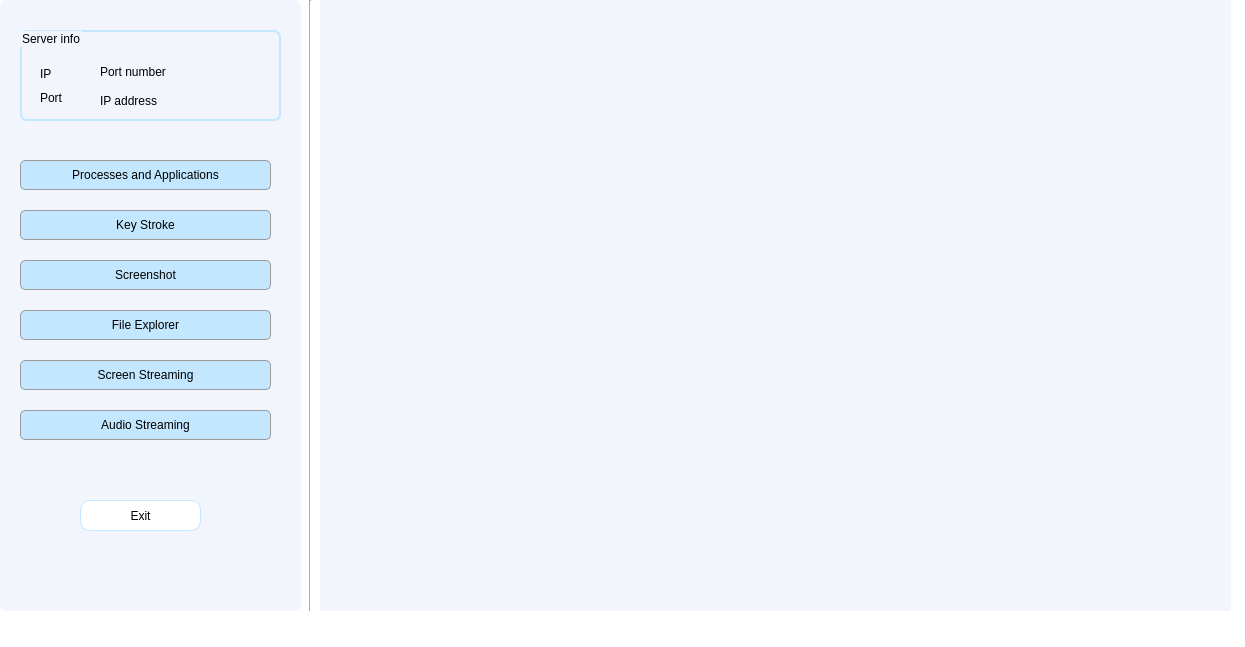
<?xml version="1.0" encoding="UTF-8"?>
<ui version="4.0">
 <class>clientWindow1</class>
 <widget class="QMainWindow" name="clientWindow1">
  <property name="geometry">
   <rect>
    <x>0</x>
    <y>0</y>
    <width>1245</width>
    <height>647</height>
   </rect>
  </property>
  <property name="windowTitle">
   <string>MainWindow</string>
  </property>
  <property name="styleSheet">
   <string notr="true">background-color: #ffffff;</string>
  </property>
  <widget class="QWidget" name="centralwidget">
   <widget class="Line" name="line">
    <property name="geometry">
     <rect>
      <x>300</x>
      <y>0</y>
      <width>20</width>
      <height>611</height>
     </rect>
    </property>
    <property name="orientation">
     <enum>Qt::Vertical</enum>
    </property>
   </widget>
   <widget class="QWidget" name="widget" native="true">
    <property name="geometry">
     <rect>
      <x>0</x>
      <y>0</y>
      <width>301</width>
      <height>611</height>
     </rect>
    </property>
    <property name="styleSheet">
     <string notr="true">background-color: #F2F6FC;
border-radius: 7px;</string>
    </property>
    <widget class="QGroupBox" name="groupBox">
     <property name="geometry">
      <rect>
       <x>20</x>
       <y>30</y>
       <width>261</width>
       <height>91</height>
      </rect>
     </property>
     <property name="styleSheet">
      <string notr="true">font: 600 12pt &quot;UTM Avo&quot;;
border: 2px solid rgb(194, 231, 255);
color: #fffff;</string>
     </property>
     <property name="title">
      <string>Server info</string>
     </property>
     <widget class="QLabel" name="ipLabel">
      <property name="geometry">
       <rect>
        <x>20</x>
        <y>30</y>
        <width>34</width>
        <height>28</height>
       </rect>
      </property>
      <property name="styleSheet">
       <string notr="true">font: 570 9pt &quot;UTM Avo&quot;;
border: none;</string>
      </property>
      <property name="text">
       <string>IP    </string>
      </property>
     </widget>
     <widget class="QLabel" name="portLabel">
      <property name="geometry">
       <rect>
        <x>20</x>
        <y>50</y>
        <width>38</width>
        <height>36</height>
       </rect>
      </property>
      <property name="styleSheet">
       <string notr="true">font: 600 9pt &quot;UTM Avo&quot;;
border: none;</string>
      </property>
      <property name="text">
       <string>Port </string>
      </property>
     </widget>
     <widget class="QLabel" name="portBox">
      <property name="geometry">
       <rect>
        <x>80</x>
        <y>30</y>
        <width>171</width>
        <height>24</height>
       </rect>
      </property>
      <property name="styleSheet">
       <string notr="true">font: italic 500 9pt &quot;UTM Avo&quot;;
border: none;
font-color: rgb(255, 255, 255);</string>
      </property>
      <property name="text">
       <string>Port number</string>
      </property>
     </widget>
     <widget class="QLabel" name="ipBox">
      <property name="geometry">
       <rect>
        <x>80</x>
        <y>60</y>
        <width>91</width>
        <height>21</height>
       </rect>
      </property>
      <property name="styleSheet">
       <string notr="true">font: italic 500 9pt &quot;UTM Avo&quot;;
border: none;</string>
      </property>
      <property name="text">
       <string>IP address</string>
      </property>
     </widget>
    </widget>
    <widget class="QPushButton" name="processButton_1">
     <property name="geometry">
      <rect>
       <x>20</x>
       <y>160</y>
       <width>251</width>
       <height>30</height>
      </rect>
     </property>
     <property name="styleSheet">
      <string notr="true">font: 600 9pt &quot;UTM Avo&quot; ;
background: #C2E7FF;
border:  1px solid rgb(154, 154, 154);
border-radius: 5px;</string>
     </property>
     <property name="text">
      <string>Processes and Applications</string>
     </property>
    </widget>
    <widget class="QPushButton" name="processButton_3">
     <property name="geometry">
      <rect>
       <x>20</x>
       <y>210</y>
       <width>251</width>
       <height>30</height>
      </rect>
     </property>
     <property name="styleSheet">
      <string notr="true">font: 600 9pt &quot;UTM Avo&quot; ;
background: #C2E7FF;
border:  1px solid rgb(154, 154, 154);
border-radius: 5px;</string>
     </property>
     <property name="text">
      <string>Key Stroke</string>
     </property>
    </widget>
    <widget class="QPushButton" name="processButton_4">
     <property name="geometry">
      <rect>
       <x>20</x>
       <y>260</y>
       <width>251</width>
       <height>30</height>
      </rect>
     </property>
     <property name="styleSheet">
      <string notr="true">font: 600 9pt &quot;UTM Avo&quot; ;
background: #C2E7FF;
border:  1px solid rgb(154, 154, 154);
border-radius: 5px;</string>
     </property>
     <property name="text">
      <string>Screenshot</string>
     </property>
    </widget>
    <widget class="QPushButton" name="processButton_5">
     <property name="geometry">
      <rect>
       <x>20</x>
       <y>310</y>
       <width>251</width>
       <height>30</height>
      </rect>
     </property>
     <property name="styleSheet">
      <string notr="true">font: 600 9pt &quot;UTM Avo&quot; ;
background: #C2E7FF;
border:  1px solid rgb(154, 154, 154);
border-radius: 5px;</string>
     </property>
     <property name="text">
      <string>File Explorer</string>
     </property>
    </widget>
    <widget class="QPushButton" name="processButton_6">
     <property name="geometry">
      <rect>
       <x>20</x>
       <y>360</y>
       <width>251</width>
       <height>30</height>
      </rect>
     </property>
     <property name="styleSheet">
      <string notr="true">font: 600 9pt &quot;UTM Avo&quot;;
background: rgb(194, 231, 255);
border:  1px solid rgb(154, 154, 154);
border-radius: 5px;</string>
     </property>
     <property name="text">
      <string>Screen Streaming</string>
     </property>
    </widget>
    <widget class="QPushButton" name="processButton_7">
     <property name="geometry">
      <rect>
       <x>20</x>
       <y>410</y>
       <width>251</width>
       <height>30</height>
      </rect>
     </property>
     <property name="styleSheet">
      <string notr="true">font: 600 9pt &quot;UTM Avo&quot; ;
background: #C2E7FF;
border:  1px solid rgb(154, 154, 154);
border-radius: 5px;</string>
     </property>
     <property name="text">
      <string>Audio Streaming</string>
     </property>
    </widget>
    <widget class="QPushButton" name="exitButton">
     <property name="geometry">
      <rect>
       <x>80</x>
       <y>500</y>
       <width>121</width>
       <height>31</height>
      </rect>
     </property>
     <property name="styleSheet">
      <string notr="true">font: 600 10pt &quot;UTM Avo&quot;;
border: 1px solid rgb(194, 231, 255);
background-color: #ffffff;
border-radius: 10px;
</string>
     </property>
     <property name="text">
      <string>Exit</string>
     </property>
    </widget>
   </widget>
   <widget class="QWidget" name="widget_2" native="true">
    <property name="geometry">
     <rect>
      <x>320</x>
      <y>0</y>
      <width>911</width>
      <height>611</height>
     </rect>
    </property>
    <property name="styleSheet">
     <string notr="true">background-color: #F2F6FC;</string>
    </property>
   </widget>
  </widget>
  <widget class="QMenuBar" name="menubar">
   <property name="geometry">
    <rect>
     <x>0</x>
     <y>0</y>
     <width>1245</width>
     <height>26</height>
    </rect>
   </property>
  </widget>
  <widget class="QStatusBar" name="statusbar"/>
 </widget>
 <resources/>
 <connections/>
</ui>
